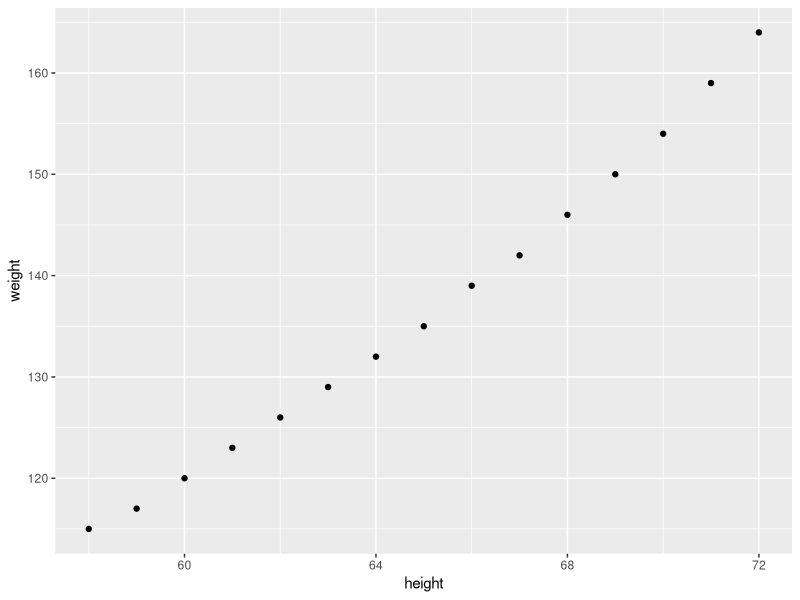
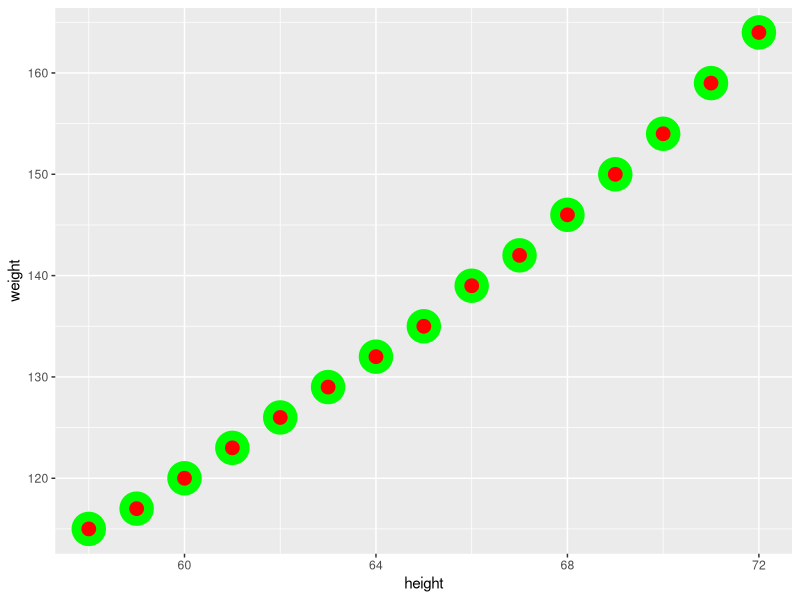

Write the R code that produced these figures, in order.
#This code chunk identifies my working directory 
#and sets it to where I want to save and fetch files
#TASK: fill in between the parentheses if needed. 
#If not needed, make the two lines a comment
getwd()
#Output : [1] "C:/Users/Michael/Desktop/MCDaniel/CourseWork/ANA 505/R Lessons"
setwd("C:/Users/Michael/Desktop/MCDaniel/CourseWork/ANA 505/R Lessons")

#This brings the 'women' data into my environment from Base R
women

#This code saves the women data as a dataframe with my name
#TASK: Change Anna to your name
Michael_mydata<-women

#This code chunk allows me to see the top 2 rows of my data
#TASK: replace the ? with the function that returns the top rows
head(Michael_mydata, 2)

#This code chunk shows me the structure 
#Such as number of columns, number of observations, _names of the columns__, and _class of each columns__
#Task: Complete the comment above 
#by filling in the blank with what else the str function returns
str(Michael_mydata)

#This code chunk shows me some basic summary stats
#Such as Min, _Median_, _Mean__, _Quantile__, and _Max__
#Task: Complete the comment above
summary(Michael_mydata)

#this allows me to apply the function to just one certain column
#Task: replace the ? in the code below with the correct character
mean(Michael_mydata$height)

#This allows me to save one column as its own object ('values' in the Environment)
#I can see the values in the Environment window
Just_Height<- (Michael_mydata$height)
#Task: Write the code below to create an object for the just weight column
Just_Weight<- (Michael_mydata$weight)

#This takes the individual objects ('values' in the Environment) and creates a dataframe
#I can see the Data in the Environment 
#Task: replace the ? in the code below with the correct character
HeightandWeight <- data.frame(Just_Height, Just_Weight)

#This code chunk creates a subset from my dataset
#Note that the subset only appears in the Console (not the Environment)
#If I wanted to save the subset, I would need to name it as done in the code above
subset(HeightandWeight, Just_Height>65)

#TASK: replace the ?'s below with the correct functions
#This shows me how many rows are in my dataset
nrow(HeightandWeight)
#This shows me how many columns are in my dataset
ncol(HeightandWeight)

#This also shows me how many rows and columns with just one function
#TASK: replace the ? with the correct function
dim(HeightandWeight)

#This code will install the tibble package
install.packages("tibble")
#This code calls the tibble package so I can use its functions
library(tibble)

#TASK: Run the next few lines of code and note the difference in what the lines return
#Put your noted difference in a new comment below
#The tibble package is used to create/construct data frames
#The NewWomen is a combination of 4 columns while the second (NewWomen1) line of code is a combination of 2 columns
NewWomen<-tibble(HeightandWeight, height=Just_Height, weight=Just_Weight)
NewWomen1<-tibble(height=Just_Height, weight=Just_Weight)
View(NewWomen)
View(NewWomen1)

#This installs the ggplot2 package
#TASK: replace the ? with the word needed to install the ggplot2 package
install.packages("ggplot2")

#This calls the gglot2 package so I can use the functions in it
#TASK: replace the ? with the function that call the package
library(ggplot2)

#This produces a scatterplot of the height and weight columns
ggplot(NewWomen, aes(x=height, y=weight)) + 
  geom_point()

#Optional 'Just for fun' TASK: Change the arguments for the geom point and see what happens to the plot
ggplot(NewWomen, aes(x=height, y=weight)) + 
  geom_point(shape = 21, colour = "green", fill = "red", size = 5, stroke = 5)
